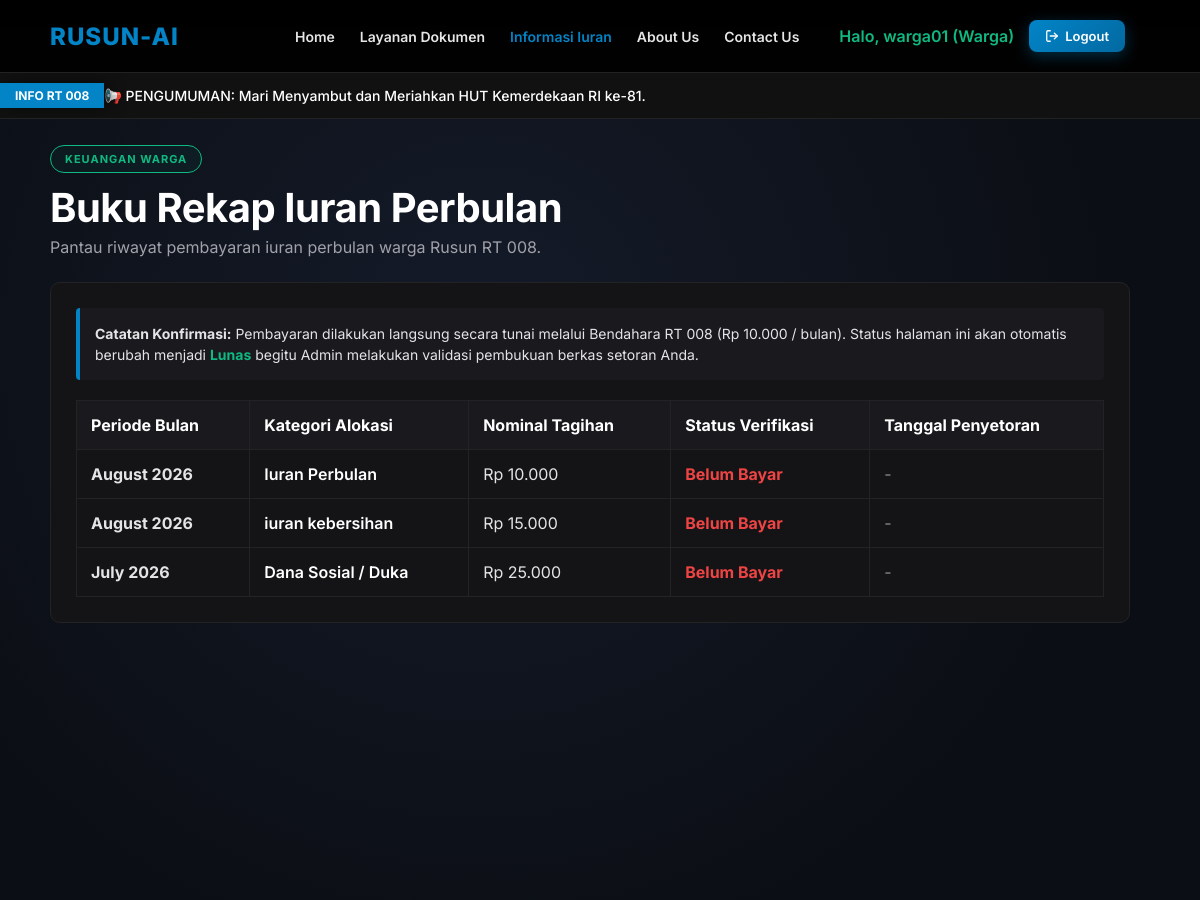
The page /warga_iuran.php (signed in) on the database its author committed.
### tables this page shows
CREATE TABLE `iuran` (
  `id_iuran` int(11) NOT NULL,
  `id_warga` int(11) NOT NULL,
  `bulan_tahun` varchar(50) NOT NULL,
  `jumlah_bayar` decimal(10,2) NOT NULL,
  `status_bayar` enum('Lunas','Belum Bayar') DEFAULT 'Belum Bayar',
  `bukti_bayar` varchar(255) DEFAULT NULL,
  `tanggal_bayar` datetime DEFAULT NULL,
  `jenis_iuran` varchar(100) NOT NULL
);

### warga_iuran.php (the view, shortened to what this page needs)
<?php
include 'koneksi.php';
$id_warga = $_SESSION['id_warga'];
$query_marquee = "SELECT konten FROM informasi WHERE judul = 'Pengumuman' LIMIT 1";
$result_marquee = $conn->query($query_marquee);
$data_marquee = $result_marquee ? $result_marquee->fetch_assoc() : null;
$teks_pengumuman = !empty($data_marquee['konten']) ? $data_marquee['konten'] : "Selamat datang di Portal Layanan Digital Rusun Klender RT 008.";
$query_iuran = "SELECT * FROM iuran WHERE id_warga = ? ORDER BY bulan_tahun DESC";
$stmt_iuran = $conn->prepare($query_iuran);
$stmt_iuran->bind_param("i", $id_warga);
$stmt_iuran->execute();
$result_iuran = $stmt_iuran->get_result();
?>
<!DOCTYPE html>
<html lang="id">
<head>
    <link rel="stylesheet" href="style.css">
</head>
<body>
<div class="navbar">
    <div class="navbar-menu-row">
        <div class="brand">Rusun-AI</div>
        <div class="menu">
            <a href="index_warga.php">Home</a>
            <a href="warga_surat.php">Layanan Dokumen</a>
            <a href="warga_iuran.php" class="active">Informasi Iuran</a>
            <a href="about.php">About Us</a>
            <a href="contact_us.php">Contact Us</a>
            <span style="color: #10b981; font-weight: 600; margin-left: 15px;">Halo, <?php echo htmlspecialchars($_SESSION['username']); ?> (Warga)</span>
            <a href="logout.php" class="btn-logout">
                <svg width="14" height="14" viewBox="0 0 24 24" fill="none" stroke="currentColor" stroke-width="2.2" stroke-linecap="round" stroke-linejoin="round"><path d="M9 21H5a2 2 0 0 1-2-2V5a2 2 0 0 1 2-2h4"></path><polyline points="16 17 21 12 16 7"></polyline><line x1="21" y1="12" x2="9" y2="12"></line></svg>
                Logout
            </a>
        </div>
    </div>
    <div class="running-text-container">
        <div class="running-text-label" style="background: #0284c7;">Info RT 008</div>
        <marquee class="running-text-content" scrollamount="5" onmouseover="this.stop();" onmouseout="this.start();">
            <span>📢 <?php echo htmlspecialchars($teks_pengumuman); ?></span>
        </marquee>
    </div>
</div>
<div class="container">
    <div class="main-content" style="margin-top: 25px;">
        <div class="badge-pill">Keuangan Warga</div>
        <h1 style="color: #fff; margin: 0;">Buku Rekap Iuran Perbulan</h1>
        <p style="color: #a1a1aa; margin-top: 5px;">Pantau riwayat pembayaran iuran perbulan warga Rusun RT 008.</p>
        <div class="table-container">
            <div class="info-box">
                <strong>Catatan Konfirmasi:</strong> Pembayaran dilakukan langsung secara tunai melalui Bendahara RT 008 (Rp 10.000 / bulan). Status halaman ini akan otomatis berubah menjadi <span class="lunas">Lunas</span> begitu Admin melakukan validasi pembukuan berkas setoran Anda.
            </div>
            <div style="overflow-x: auto;">
                <table>
                    <thead>
                        <tr>
                            <th>Periode Bulan</th>
                            <th>Kategori Alokasi</th>
                            <th>Nominal Tagihan</th>
                            <th>Status Verifikasi</th>
                            <th>Tanggal Penyetoran</th>
                        </tr>
                    </thead>
                    <tbody>
                        <?php if ($result_iuran->num_rows == 0): ?>
                            <tr><td colspan="5" style="text-align:center; color: #8a8a93;">Belum ada riwayat transaksi pembayaran iuran yang tercatat oleh admin.</td></tr>
                        <?php else: ?>
                            <?php while($row = $result_iuran->fetch_assoc()): ?>
                                <tr>
                                    <td><strong><?php echo date('F Y', strtotime($row['bulan_tahun'] . '-01')); ?></strong></td>
                                    <td style="color: #fff; font-weight: 600;"><?php echo htmlspecialchars($row['jenis_iuran']); ?></td>
                                    <td>Rp <?php echo number_format($row['jumlah_bayar'], 0, ',', '.'); ?></td>
                                    <td>
                                        <span class="<?php echo ($row['status_bayar'] == 'Lunas') ? 'lunas' : 'belum'; ?>">
                                            <?php echo $row['status_bayar']; ?>
                                        </span>
                                    </td>
                                    <td style="color: #8a8a93;">
                                        <?php echo $row['tanggal_bayar'] ? date('d-m-Y H:i', strtotime($row['tanggal_bayar'])) . ' WIB' : '-'; ?>
                                    </td>
                                </tr>
                            <?php endwhile; ?>
                        <?php endif; ?>
                    </tbody>
                </table>
            </div>
        </div>
    </div>
</div>
</body>
</html>

### style.css (style rules this page uses)
* { box-sizing: border-box; margin: 0; padding: 0; }
body { font-family: 'Inter', sans-serif; background-color: #0b0e14; color: #ffffff; overflow-x: hidden; }
.navbar { background: linear-gradient(to bottom, rgba(0,0,0,0.95) 0%, rgba(0,0,0,0.85) 100%); position: fixed; width: 100%; top: 0; z-index: 1000; display: flex; flex-direction: column; }
.navbar-menu-row { padding: 20px 50px; display: flex; justify-content: space-between; align-items: center; width: 100%; }
.navbar .brand { font-weight: 800; font-size: 24px; color: #0284c7; text-transform: uppercase; letter-spacing: 1px; text-decoration: none; }
.navbar .menu { display: flex; align-items: center; }
.navbar .menu a { color: #e5e5e5; text-decoration: none; margin-right: 25px; font-weight: 600; font-size: 14px; transition: color 0.3s; }
.navbar .menu a:not(.btn-login-nav):hover, .navbar .menu a.active { color: #ffffff; }
.container { padding: 160px 50px 50px 50px; min-height: 100vh; display: flex; flex-direction: column; gap: 40px; background: radial-gradient(circle at 40% 30%, #141b29 0%, #0b0e14 70%); }
.main-content { flex: 1.3; padding-right: 20px; }
h1 { font-size: 40px; font-weight: 700; color: #ffffff; margin: 0 0 10px 0; letter-spacing: -0.5px; }
.running-text-container { background: #111111; border-top: 1px solid #222222; border-bottom: 1px solid #222222; padding: 10px 0; overflow: hidden; display: flex; align-items: center; width: 100%; }
.running-text-label { background: #0284c7; color: #ffffff; padding: 5px 15px; font-weight: 700; font-size: 12px; text-transform: uppercase; position: relative; z-index: 10; box-shadow: 5px 0 15px rgba(0, 0, 0, 0.5); white-space: nowrap; }
.running-text-content { color: #ffffff; font-size: 14px; font-weight: 500; width: 100%; overflow: hidden; }
.running-text-content span { margin-right: 50px; }

### warga_iuran.php (style rules this page uses)
body { background-color: #0d0d0f !important; color: #e4e4e7 !important; font-family: 'Inter', sans-serif; }
.container { margin-top: 100px !important; padding-top: 20px !important; max-width: 1240px; margin-left: auto !important; margin-right: auto !important; text-align: left; }
.navbar .brand { color: #0284c7 !important; }
.navbar .menu a { transition: color 0.2s ease !important; }
.navbar .menu a.active { color: #0284c7 !important; font-weight: 600; }
.btn-logout { background: linear-gradient(135deg, #0284c7, #0369a1) !important; color: white !important; padding: 8px 16px !important; border-radius: 8px !important; font-weight: 600 !important; font-size: 13px !important; display: inline-flex !important; align-items: center !important; gap: 6px !important; text-decoration: none !important; box-shadow: 0 4px 15px rgba(2, 132, 199, 0.35) !important; transition: all 0.2s ease !important; cursor: pointer !important; margin-left: 15px !important; border: none !important; }
.table-container { background: #141416; padding: 25px; border-radius: 10px; border: 1px solid #232326; margin-top: 25px; }
table { width: 100%; border-collapse: collapse; color: #e4e4e7; }
table, th, td { border: 1px solid #232326; }
th, td { padding: 14px; text-align: left; }
th { background-color: #1a1a1e; color: #fff; }
.lunas { color: #10b981; font-weight: bold; }
.belum { color: #ef4444; font-weight: bold; }
.info-box { background: #1a1a1e; padding: 15px; border-left: 4px solid #0284c7; border-radius: 4px; margin-bottom: 20px; font-size: 14px; line-height: 1.5; }
.badge-pill { display: inline-block; padding: 6px 14px; border: 1px solid #10b981; color: #10b981; border-radius: 50px; font-size: 11px; font-weight: 700; text-transform: uppercase; letter-spacing: 1px; margin-bottom: 10px; background: rgba(16, 185, 129, 0.05); }

### rows shown on the page
iuran: bulan_tahun "August 2026", jenis_iuran "Iuran Perbulan", jumlah_bayar "10.000", status_bayar "Belum Bayar"
iuran: bulan_tahun "August 2026", jenis_iuran "iuran kebersihan", jumlah_bayar "15.000", status_bayar "Belum Bayar"
iuran: bulan_tahun "July 2026", jenis_iuran "Dana Sosial / Duka", jumlah_bayar "25.000", status_bayar "Belum Bayar"

### other values the page prints
$_SESSION['username'] "warga01"
$teks_pengumuman "PENGUMUMAN: Mari Menyambut dan Meriahkan HUT Kemerdekaan RI ke-81."
